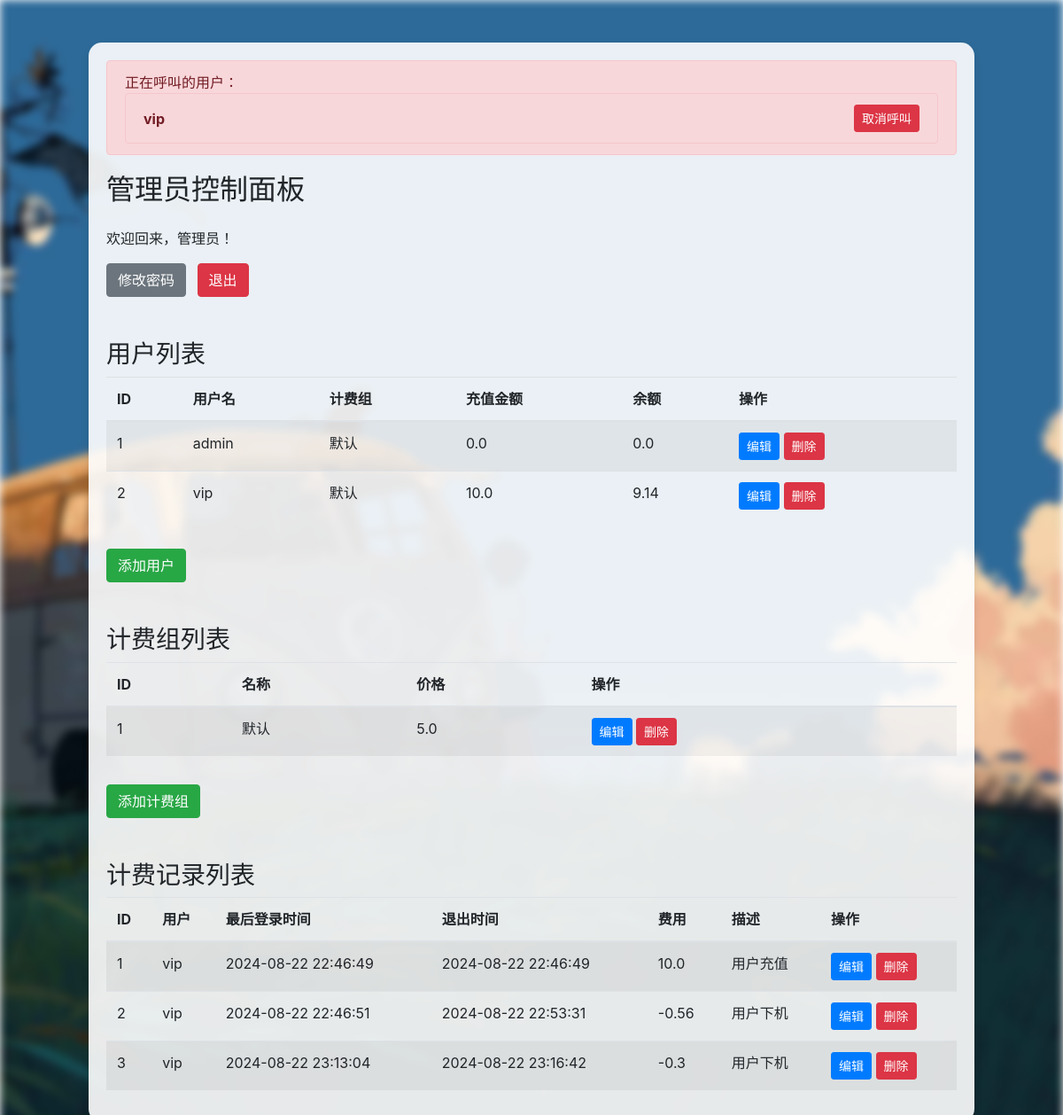
The page /admin_dashboard (signed in) on the database as committed earlier.
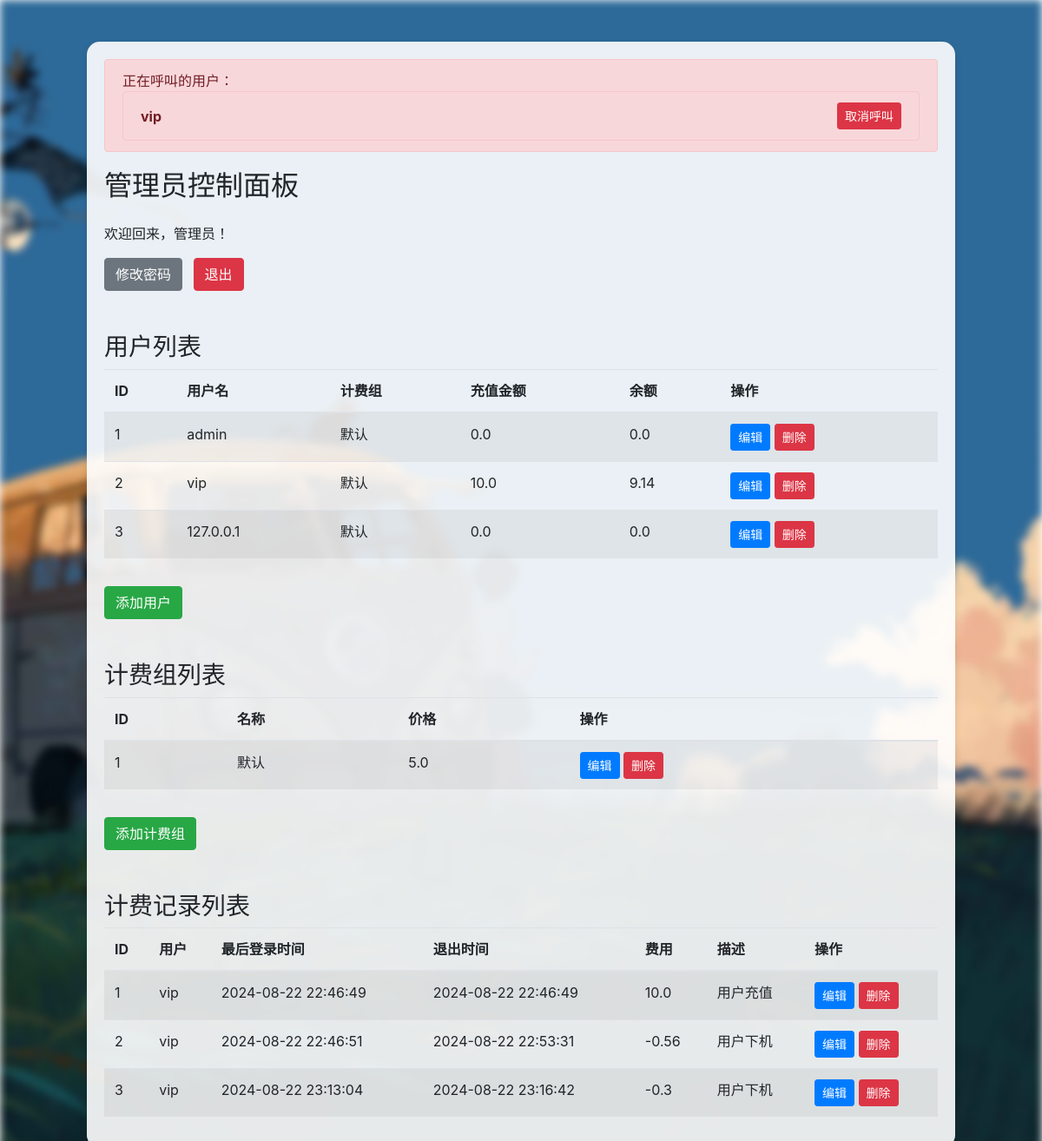
The same page on the database as committed later.
### app.py (models this page shows, shortened)
class User(db.Model):
    __tablename__ = 'user'
    id = db.Column(db.Integer, primary_key=True)
    username = db.Column(db.String(80), unique=True, nullable=False)
    password = db.Column(db.String(120), nullable=False)
    is_admin = db.Column(db.Boolean, default=False)
    is_logged = db.Column(db.Boolean, default=False)
    last_login = db.Column(db.DateTime, default=datetime.now())
    billing_group_id = db.Column(db.Integer, db.ForeignKey('billing_group.id'), nullable=False)  # 关联 BillingGroup 模型
    balance = db.Column(db.Float, nullable=False, default=0)
    balance_left = db.Column(db.Float, nullable=False, default=0)
    on_call = db.Column(db.Boolean, default=False)
    is_verified = db.Column(db.Boolean, default=False)
    card_id = db.Column(db.Integer, db.ForeignKey('card.id'), nullable=False, default=0)
    card = db.relationship('Card', backref='users')

class BillingGroup(db.Model):
    __tablename__ = 'billing_group'
    id = db.Column(db.Integer, primary_key=True)
    name = db.Column(db.String(80), unique=True, nullable=False)
    price = db.Column(db.Float, nullable=False)
    users = db.relationship('User', backref='billing_group', lazy=True)

class BillingRecord(db.Model):
    __tablename__ = 'billing_record'
    id = db.Column(db.Integer, primary_key=True)
    user_id = db.Column(db.Integer, db.ForeignKey('user.id'), nullable=False)
    username = db.Column(db.String(80), nullable=False)
    last_login = db.Column(db.DateTime, nullable=False)
    logout_time = db.Column(db.DateTime)  # 下机时间
    fee = db.Column(db.Float, nullable=False)
    description = db.Column(db.String, nullable=False)
    billing_group_id = db.Column(db.Integer, db.ForeignKey('billing_group.id'), nullable=False)
    billing_group = db.relationship('BillingGroup', backref=db.backref('billing_records', lazy=True))
    user = db.relationship('User', backref=db.backref('billing_records', lazy=True))

### app.py (the view)
@app.route('/admin_dashboard')
def admin_dashboard():
    if not session.get('logged_in') or not session.get('is_admin'):
        return redirect(url_for('index'))
    users = User.query.all()  # 获取所有用户
    billing_groups = BillingGroup.query.all()  # 获取所有计费组
    billing_records = BillingRecord.query.all()  # 获取所有计费记录
    calling_users = [user for user in users if user.on_call]
    return render_template('admin_dashboard.html', users=users, billing_groups=billing_groups,
                           billing_records=billing_records, calling_users=calling_users)

### templates/admin_dashboard.html (shortened to what this page needs)
<!DOCTYPE html>
<html>
<head>
    <link rel="stylesheet" href="https://cdn.jsdelivr.net/npm/bootstrap@4.6.2/dist/css/bootstrap.min.css">
    <div class="bg">
    </div>
</head>
<body>
<div class="container mt-5">
    <div class="admin-panel">
        {% if calling_users|length > 0 %}
        <div class="alert alert-danger alert-custom" role="alert">
            正在呼叫的用户：
            <ul class="list-group">
                {% for caller in calling_users %}
                <li class="list-group-item d-flex justify-content-between align-items-center">
                    <strong>{{caller.username}}</strong>
                    <form action="{{ url_for('admin_cancel_call', user_id=caller.id) }}" method="POST">
                        <button type="submit" class="btn btn-sm btn-danger">取消呼叫</button>
                    </form>
                </li>
                {% endfor %}
            </ul>
        </div>
        {% endif %}
        <div class="row">
            <div class="col-md-12">
                <h2 class="mb-4">管理员控制面板</h2>
                <p>欢迎回来，管理员！</p>
                <a href="/admin_change_password" class="btn btn-secondary mr-2">修改密码</a>
                <a href="/logout" class="btn btn-danger">退出</a>
                <h3 class="mt-5">用户列表</h3>
                <table class="table table-striped">
                    <thead>
                    <tr>
                        <th>ID</th>
                        <th>用户名</th>
                        <th>计费组</th>
                        <th>充值金额</th>
                        <th>余额</th>
                        <th>操作</th>
                    </tr>
                    </thead>
                    <tbody>
                    {% for user in users %}
                    <tr>
                        <td>{{user.id}}</td>
                        <td>{{user.username}}</td>
                        <td>{{user.billing_group.name}}</td>
                        <td>{{user.balance}}</td>
                        <td>{{user.balance_left}}</td>
                        <td>
                            <a href="/edit_user/{{ user.id }}" class="btn btn-sm btn-primary">编辑</a>
                            <a href="/delete_user/{{ user.id }}" class="btn btn-sm btn-danger">删除</a>
                        </td>
                    </tr>
                    {% endfor %}
                    </tbody>
                </table>
                <a href="/add_user" class="btn btn-success mt-3">添加用户</a>
                <h3 class="mt-5">计费组列表</h3>
                <table class="table table-striped">
                    <thead>
                    <tr>
                        <th>ID</th>
                        <th>名称</th>
                        <th>价格</th>
                        <th>操作</th>
                    </tr>
                    </thead>
                    <tbody>
                    {% for billing_group in billing_groups %}
                    <tr>
                        <td>{{billing_group.id}}</td>
                        <td>{{billing_group.name}}</td>
                        <td>{{billing_group.price}}</td>
                        <td>
                            <a href="/edit_billing_group/{{ billing_group.id }}"
                               class="btn btn-sm btn-primary">编辑</a>
                            <a href="/delete_billing_group/{{ billing_group.id }}"
                               class="btn btn-sm btn-danger">删除</a>
                        </td>
                    </tr>
                    {% endfor %}
                    </tbody>
                </table>
                <a href="/add_billing_group" class="btn btn-success mt-3">添加计费组</a>
                <h3 class="mt-5">计费记录列表</h3>
                <table class="table table-striped">
                    <thead>
                    <tr>
                        <th>ID</th>
                        <th>用户</th>
                        <th>最后登录时间</th>
                        <th>退出时间</th>
                        <th>费用</th>
                        <th>描述</th>
                        <th>操作</th>
                    </tr>
                    </thead>
                    <tbody>
                    {% for billing_record in billing_records %}
                    <tr>
                        <td>{{billing_record.id}}</td>
                        <td>{{billing_record.user.username}}</td>
                        <td>{{billing_record.last_login.strftime('%Y-%m-%d %H:%M:%S')}}</td>
                        <td>{% if billing_record.logout_time %}{{
                            billing_record
                            .logout_time.strftime('%Y-%m-%d %H:%M:%S')
                            }}{% endif %}
                        </td>
                        <td>{{billing_record.fee}}</td>
                        <td>{{billing_record.description}}</td>
                        <td>
                            <a href="/edit_billing_record/{{ billing_record.id }}"
                               class="btn btn-sm btn-primary">编辑</a>
                            <a href="/delete_billing_record/{{ billing_record.id }}"
                               class="btn btn-sm btn-danger">删除</a>
                        </td>
                    </tr>
                    {% endfor %}
                    </tbody>
                </table>
            </div>
        </div>
    </div>
</div>
</body>
</html>

### templates/admin_dashboard.html (style rules this page uses)
.bg { position: fixed; top: 0; left: 0; width: 100%; height: 100%; overflow: hidden; z-index: -1; }
.alert-custom { position: relative; z-index: 1000; margin-bottom: 20px; }
.list-group-item { background-color: #f8d7da; border-color: #f5c6cb; }
.admin-panel { background-color: rgba(255, 255, 255, 0.9); padding: 20px; border-radius: 15px; box-shadow: 0 4px 8px rgba(0, 0, 0, 0.1); margin: 20px auto; max-width: 1000px; }

Rows that differ between the two databases and show on the page:
added User: id "3", username "127.0.0.1", billing_group.name "默认", balance "0.0", balance_left "0.0", shown under "用户列表"
